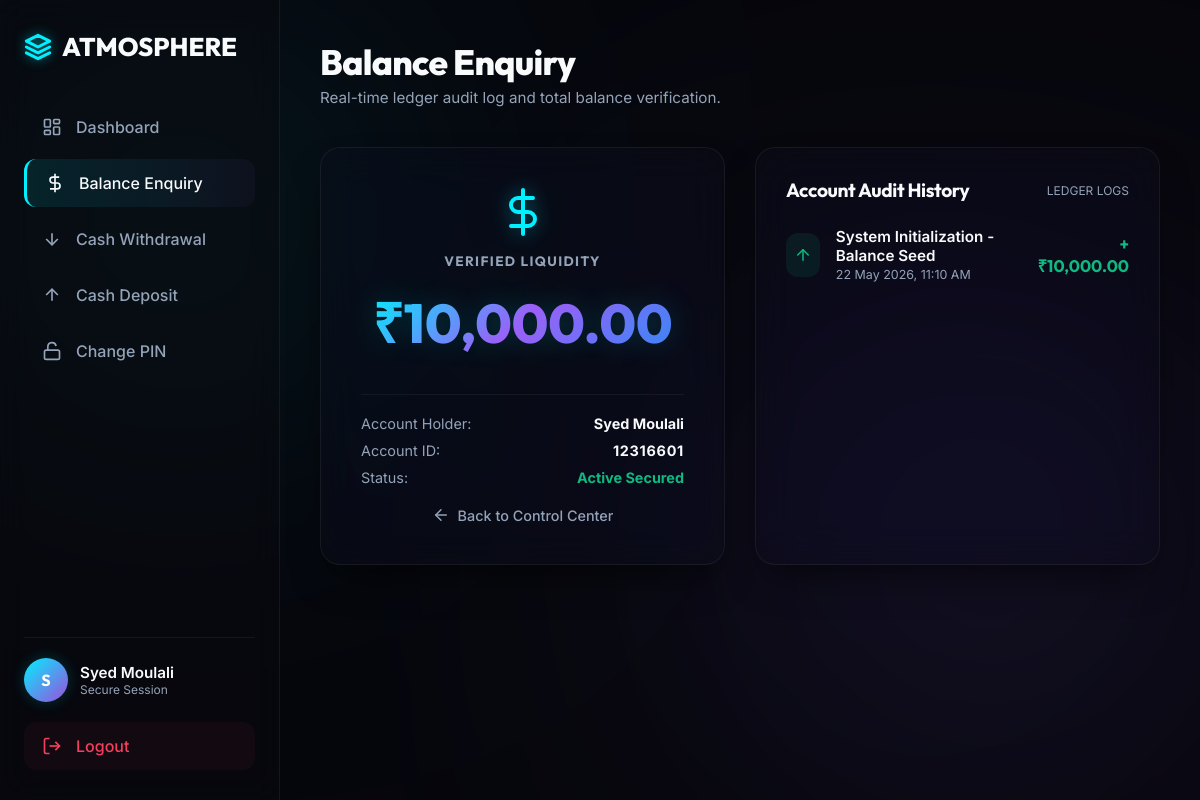
The app's page /balance (signed in) with its own data.
### app/models.py (models this page shows, shortened)
class Account(db.Model):
    __tablename__ = 'accounts'
    account_number = db.Column(db.String(20), primary_key=True)
    account_holder_name = db.Column(db.String(100), nullable=False)
    pin_hash = db.Column(db.String(256), nullable=False)
    account_status = db.Column(db.String(20), default='Active', nullable=False)  # 'Active' or 'Blocked'
    balance = db.Column(db.Float, default=0.0, nullable=False)
    created_at = db.Column(db.DateTime, default=lambda: datetime.now(timezone.utc), nullable=False)
    transactions = db.relationship('Transaction', backref='account', lazy=True, cascade='all, delete-orphan')

class Transaction(db.Model):
    __tablename__ = 'transactions'
    id = db.Column(db.Integer, primary_key=True, autoincrement=True)
    account_number = db.Column(db.String(20), db.ForeignKey('accounts.account_number'), nullable=False)
    type = db.Column(db.String(20), nullable=False)  # 'Deposit', 'Withdrawal', 'PIN Change'
    amount = db.Column(db.Float, nullable=False)
    description = db.Column(db.String(200), nullable=True)
    timestamp = db.Column(db.DateTime, default=lambda: datetime.now(timezone.utc), nullable=False)

### app/routes/main.py (the view)
@main_bp.route("/balance")
@login_required
def balance():
    acc_num = session["account"]
    account = BankService.get_account(acc_num)
    if not account:
        session.clear()
        return redirect(url_for("auth.login"))
    recent_tx = BankService.get_transaction_history(acc_num, limit=10)
    return render_template(
        "balance.html",
        balance=account.balance,
        account_number=account.account_number,
        name=account.account_holder_name,
        transactions=recent_tx
    )

### app/__init__.py (called while the page is built)
def create_app(config_class=Config):
    app = Flask(__name__)
    app.config.from_object(config_class)
    db.init_app(app)
    from app.routes.auth import auth_bp
    from app.routes.main import main_bp
    from app.routes.transactions import transactions_bp
    app.register_blueprint(auth_bp)
    app.register_blueprint(main_bp)
    app.register_blueprint(transactions_bp)
    @app.context_processor
    def inject_helpers():
        def format_currency(value):
            return f"₹{value:,.2f}"
        return dict(format_currency=format_currency)
    return app

### app/services/bank_service.py (called while the page is built)
    @staticmethod
    def get_account(account_number):
        return Account.query.filter_by(account_number=account_number).first()

    @staticmethod
    def get_transaction_history(account_number, limit=10):
        return Transaction.query.filter_by(account_number=account_number)\
            .order_by(Transaction.timestamp.desc())\
            .limit(limit).all()

### app/templates/balance.html (shortened to what this page needs)
{% extends "base.html" %}
{% block nav_balance %}active{% endblock %}
{% block content %}
<div class="page-header">
    <div>
        <h1 class="page-title">Balance Enquiry</h1>
        <p class="page-subtitle">Real-time ledger audit log and total balance verification.</p>
    </div>
</div>
<div class="balance-panel-grid">
    <div class="glass-panel balance-value-container glass-panel-floating">
        <h3 style="color: var(--text-secondary); text-transform: uppercase; font-size: 0.85rem; letter-spacing: 0.1em; margin-top: 16px;">Verified Liquidity</h3>
        <div class="balance-large gradient-text">{{ format_currency(balance) }}</div>
        <div style="width: 100%; border-top: 1px solid rgba(255, 255, 255, 0.05); padding-top: 20px; margin-top: 20px; display: flex; justify-content: space-between; font-size: 0.9rem;">
            <span style="color: var(--text-secondary);">Account Holder:</span>
            <strong>{{ name }}</strong>
        </div>
        <div style="width: 100%; padding-top: 10px; display: flex; justify-content: space-between; font-size: 0.9rem;">
            <span style="color: var(--text-secondary);">Account ID:</span>
            <strong style="letter-spacing: 0.05em;">{{ account_number }}</strong>
        </div>
        <div style="width: 100%; padding-top: 10px; display: flex; justify-content: space-between; font-size: 0.9rem;">
            <span style="color: var(--text-secondary);">Status:</span>
            <strong style="color: var(--accent-green);">Active Secured</strong>
        </div>
        <a href="{{ url_for('main.dashboard') }}" class="back-link">
            <svg width="18" height="18" viewBox="0 0 24 24" fill="none" stroke="currentColor" stroke-width="2" stroke-linecap="round" stroke-linejoin="round"><line x1="19" y1="12" x2="5" y2="12"></line><polyline points="12 19 5 12 12 5"></polyline></svg>
            Back to Control Center
        </a>
    </div>
    <div class="glass-panel activity-card">
        <div class="activity-header">
            <h2 class="quick-actions-title" style="margin-bottom:0;">Account Audit History</h2>
            <span style="font-size:0.75rem; color: var(--text-secondary); text-transform:uppercase;">Ledger Logs</span>
        </div>
        <div class="activity-list">
            {% if transactions %}
                {% for tx in transactions %}
                    <div class="activity-item">
                        <div class="activity-left">
                            <div class="activity-icon-box {% if tx.type == 'Deposit' %}icon-deposit{% elif tx.type == 'Withdrawal' %}icon-withdraw{% else %}icon-security{% endif %}">
                                {% if tx.type == 'Deposit' %}
                                    <svg width="18" height="18" viewBox="0 0 24 24" fill="none" stroke="currentColor" stroke-width="2" stroke-linecap="round" stroke-linejoin="round"><line x1="12" y1="19" x2="12" y2="5"></line><polyline points="5 12 12 5 19 12"></polyline></svg>
                                {% elif tx.type == 'Withdrawal' %}
                                    <svg width="18" height="18" viewBox="0 0 24 24" fill="none" stroke="currentColor" stroke-width="2" stroke-linecap="round" stroke-linejoin="round"><line x1="12" y1="5" x2="12" y2="19"></line><polyline points="19 12 12 19 5 12"></polyline></svg>
                                {% else %}
                                    <svg width="18" height="18" viewBox="0 0 24 24" fill="none" stroke="currentColor" stroke-width="2" stroke-linecap="round" stroke-linejoin="round"><rect x="3" y="11" width="18" height="11" rx="2" ry="2"></rect><path d="M7 11V7a5 5 0 0 1 9.9-1"></path></svg>
                                {% endif %}
                            </div>
                            <div class="activity-details">
                                <span class="activity-title">{{ tx.description }}</span>
                                <span class="activity-time">{{ tx.timestamp.strftime('%d %b %Y, %I:%M %p') }}</span>
                            </div>
                        </div>
                        <div class="activity-right">
                            <span class="activity-amount {% if tx.type == 'Deposit' %}amount-positive{% elif tx.type == 'Withdrawal' %}amount-negative{% endif %}">
                                {% if tx.type == 'Deposit' %}+{% elif tx.type == 'Withdrawal' %}-{% endif %}
                                ₹{{ "{:,.2f}".format(tx.amount) }}
                            </span>
                        </div>
                    </div>
                {% endfor %}
            {% endif %}
        </div>
    </div>
</div>
{% endblock %}

### app/templates/base.html (shortened to what this page needs)
<!DOCTYPE html>
<html lang="en">
<head>
    <link rel="stylesheet" href="{{ url_for('static', filename='css/style.css') }}">
</head>
<body>
    <div class="ambient-glows">
        <div class="glow-blob glow-blob-1"></div>
        <div class="glow-blob glow-blob-2"></div>
        <div class="glow-blob glow-blob-3"></div>
    </div>
    {% block layout %}
    <div class="app-layout">
        <aside class="app-sidebar">
            <div>
                <a href="{{ url_for('main.dashboard') }}" class="sidebar-brand">
                    <svg width="28" height="28" viewBox="0 0 24 24" fill="none" stroke="currentColor" stroke-width="2.5" stroke-linecap="round" stroke-linejoin="round"><path d="M12 2L2 7l10 5 10-5-10-5zM2 17l10 5 10-5M2 12l10 5 10-5"/></svg>
                    <span>ATMOSPHERE</span>
                </a>
                <ul class="sidebar-menu">
                    <li class="sidebar-item {% block nav_dashboard %}{% endblock %}">
                        <a href="{{ url_for('main.dashboard') }}">
                            <svg viewBox="0 0 24 24" fill="none" stroke="currentColor" stroke-width="2"><rect x="3" y="3" width="7" height="9" rx="1"></rect><rect x="14" y="3" width="7" height="5" rx="1"></rect><rect x="14" y="12" width="7" height="9" rx="1"></rect><rect x="3" y="16" width="7" height="5" rx="1"></rect></svg>
                            <span>Dashboard</span>
                        </a>
                    </li>
                    <li class="sidebar-item {% block nav_balance %}{% endblock %}">
                        <a href="{{ url_for('main.balance') }}">
                            <svg viewBox="0 0 24 24" fill="none" stroke="currentColor" stroke-width="2"><line x1="12" y1="1" x2="12" y2="23"></line><path d="M17 5H9.5a3.5 3.5 0 0 0 0 7h5a3.5 3.5 0 0 1 0 7H6"></path></svg>
                            <span>Balance Enquiry</span>
                        </a>
                    </li>
                    <li class="sidebar-item {% block nav_withdraw %}{% endblock %}">
                        <a href="{{ url_for('transactions.withdraw') }}">
                            <svg viewBox="0 0 24 24" fill="none" stroke="currentColor" stroke-width="2"><line x1="12" y1="5" x2="12" y2="19"></line><polyline points="19 12 12 19 5 12"></polyline></svg>
                            <span>Cash Withdrawal</span>
                        </a>
                    </li>
                    <li class="sidebar-item {% block nav_deposit %}{% endblock %}">
                        <a href="{{ url_for('transactions.deposit') }}">
                            <svg viewBox="0 0 24 24" fill="none" stroke="currentColor" stroke-width="2"><line x1="12" y1="19" x2="12" y2="5"></line><polyline points="5 12 12 5 19 12"></polyline></svg>
                            <span>Cash Deposit</span>
                        </a>
                    </li>
                    <li class="sidebar-item {% block nav_changepin %}{% endblock %}">
                        <a href="{{ url_for('transactions.changepin') }}">
                            <svg viewBox="0 0 24 24" fill="none" stroke="currentColor" stroke-width="2"><rect x="3" y="11" width="18" height="11" rx="2" ry="2"></rect><path d="M7 11V7a5 5 0 0 1 9.9-1"></path></svg>
                            <span>Change PIN</span>
                        </a>
                    </li>
                </ul>
            </div>
            <div class="sidebar-footer">
                <div class="user-profile-widget">
                    <div class="avatar">
                        {{ name[0] if name else 'A' }}
                    </div>
                    <div class="profile-info">
                        <div class="profile-name" title="{{ name }}">{{ name }}</div>
                        <div class="profile-role">Secure Session</div>
                    </div>
                </div>
                <li class="sidebar-item" style="list-style:none;">
                    <a href="{{ url_for('auth.logout') }}" style="color: var(--accent-red); background: rgba(244, 63, 94, 0.05);">
                        <svg viewBox="0 0 24 24" fill="none" stroke="currentColor" stroke-width="2"><path d="M9 21H5a2 2 0 0 1-2-2V5a2 2 0 0 1 2-2h4"></path><polyline points="16 17 21 12 16 7"></polyline><line x1="21" y1="12" x2="9" y2="12"></line></svg>
                        <span>Logout</span>
                    </a>
                </li>
            </div>
        </aside>
        <main class="app-content">
            {% block content %}{% endblock %}
        </main>
    </div>
    {% endblock %}
</body>
</html>

### records on screen
Account: account_holder_name "S", account_holder_name "Syed Moulali", balance "₹10,000.00", account_number "12316601"
Transaction: type "Deposit" (drawn), description "System Initialization - Balance Seed", timestamp "22 May 2026, 11:10 AM", amount "10,000.00"
